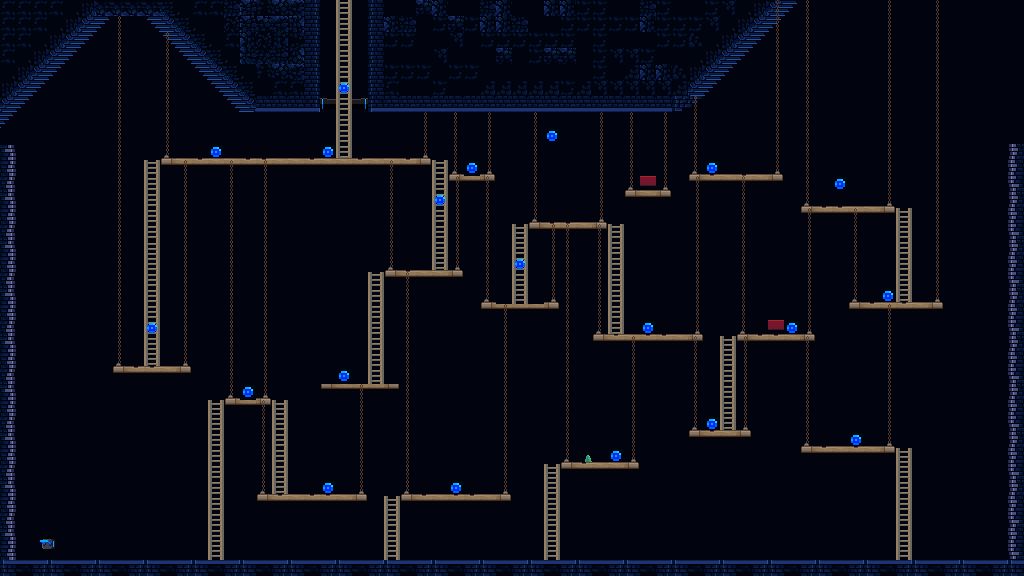

Rendered tile map (Tiled .tmx) drawn with the repository's tilesets; below, a short description and the map source with its tile grids summarised:
An orthogonal 64x36 tile map with 16x16 px tiles, 11 tile layers (background, tiles, wall_jump, ladders, ...), 13 tilesets.

<map version="1.10" tiledversion="1.10.2" orientation="orthogonal" renderorder="right-down" width="64" height="36" tilewidth="16" tileheight="16" infinite="0" nextlayerid="14" nextobjectid="1">
 <tileset firstgid="1" source="tilesets/BrownTileSmall.tsx" />
 <tileset firstgid="5" source="tilesets/ladder_1.tsx" />
 <tileset firstgid="9" source="tilesets/TX Village Props.tsx" />
 <tileset firstgid="4105" source="tilesets/Main.tsx" />
 <tileset firstgid="4303" source="tilesets/Bricks.tsx" />
 <tileset firstgid="4473" source="tilesets/Pavement.tsx" />
 <tileset firstgid="4592" source="tilesets/Walls.tsx" />
 <tileset firstgid="5010" source="tilesets/Stairways.tsx" />
 <tileset firstgid="5332" source="tilesets/LadderFrontColoured.tsx" />
 <tileset firstgid="5347" source="tilesets/WeaponsSheet.tsx" />
 <tileset firstgid="6859" source="tilesets/CoinSpin.tsx" />
 <tileset firstgid="6860" source="tilesets/LeverOn.tsx" />
 <tileset firstgid="6864" source="tilesets/MechanicalDoorClosed.tsx" />
 <layer id="6" name="background" width="64" height="36">
  <data>[2304 cells, 2304 non-empty, 24 distinct tile ids]</data>
 </layer>
 <layer id="1" name="tiles" width="64" height="36">
  <data>[2304 cells, 335 non-empty, 27 distinct tile ids]</data>
 </layer>
 <layer id="7" name="wall_jump" width="64" height="36">
  <data>[2304 cells, 0 non-empty, 0 distinct tile ids]</data>
 </layer>
 <layer id="2" name="ladders" width="64" height="36">
  <data>[2304 cells, 94 non-empty, 3 distinct tile ids]</data>
 </layer>
 <layer id="9" name="enemies" width="64" height="36">
  <data>[2304 cells, 2 non-empty, 1 distinct tile ids]</data>
 </layer>
 <layer id="8" name="sword" width="64" height="36">
  <data>[2304 cells, 1 non-empty, 1 distinct tile ids]</data>
 </layer>
 <layer id="5" name="bg1" width="64" height="36">
  <data>[2304 cells, 332 non-empty, 5 distinct tile ids]</data>
 </layer>
 <layer id="4" name="bg2" width="64" height="36">
  <data>[2304 cells, 97 non-empty, 5 distinct tile ids]</data>
 </layer>
 <layer id="10" name="coins" width="64" height="36">
  <data>[2304 cells, 20 non-empty, 1 distinct tile ids]</data>
 </layer>
 <layer id="12" name="lever" width="64" height="36">
  <data>[2304 cells, 4 non-empty, 4 distinct tile ids]</data>
 </layer>
 <layer id="13" name="mechanical_door" width="64" height="36">
  <data>[2304 cells, 2 non-empty, 1 distinct tile ids]</data>
 </layer>
</map>
